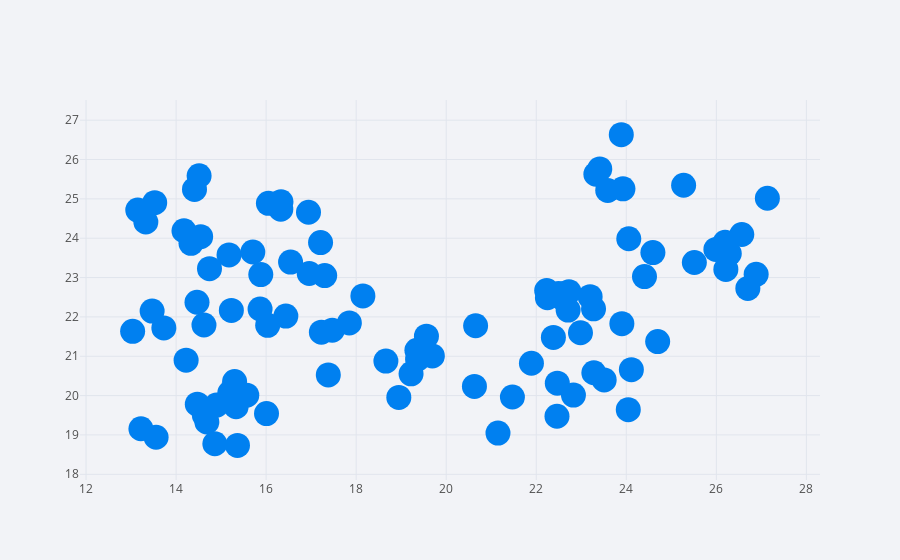

Source (notebook cell):
### Code cell
df.iplot(x = 'A', y = 'B',kind="scatter" ,mode = 'markers', size = 25)
